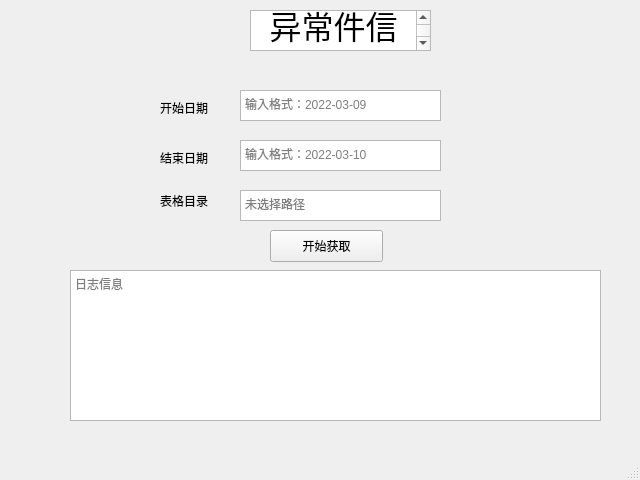
<?xml version="1.0" encoding="UTF-8"?>
<ui version="4.0">
 <class>MainWindow</class>
 <widget class="QMainWindow" name="MainWindow">
  <property name="geometry">
   <rect>
    <x>0</x>
    <y>0</y>
    <width>640</width>
    <height>480</height>
   </rect>
  </property>
  <property name="windowTitle">
   <string>MainWindow</string>
  </property>
  <widget class="QWidget" name="centralwidget">
   <widget class="QTextBrowser" name="textBrowser">
    <property name="geometry">
     <rect>
      <x>250</x>
      <y>10</y>
      <width>181</width>
      <height>41</height>
     </rect>
    </property>
    <property name="html">
     <string>&lt;!DOCTYPE HTML PUBLIC &quot;-//W3C//DTD HTML 4.0//EN&quot; &quot;http://www.w3.org/TR/REC-html40/strict.dtd&quot;&gt;
&lt;html&gt;&lt;head&gt;&lt;meta name=&quot;qrichtext&quot; content=&quot;1&quot; /&gt;&lt;style type=&quot;text/css&quot;&gt;
p, li { white-space: pre-wrap; }
&lt;/style&gt;&lt;/head&gt;&lt;body style=&quot; font-family:'.AppleSystemUIFont'; font-size:13pt; font-weight:400; font-style:normal;&quot;&gt;
&lt;p align=&quot;center&quot; style=&quot; margin-top:0px; margin-bottom:0px; margin-left:0px; margin-right:0px; -qt-block-indent:0; text-indent:0px;&quot;&gt;&lt;span style=&quot; font-size:24pt;&quot;&gt;异常件信息&lt;/span&gt;&lt;/p&gt;&lt;/body&gt;&lt;/html&gt;</string>
    </property>
   </widget>
   <widget class="QPlainTextEdit" name="plainTextEdit_2">
    <property name="geometry">
     <rect>
      <x>240</x>
      <y>140</y>
      <width>201</width>
      <height>31</height>
     </rect>
    </property>
    <property name="placeholderText">
     <string>输入格式：2022-03-10</string>
    </property>
   </widget>
   <widget class="QLabel" name="label_2">
    <property name="geometry">
     <rect>
      <x>160</x>
      <y>150</y>
      <width>60</width>
      <height>16</height>
     </rect>
    </property>
    <property name="text">
     <string>结束日期</string>
    </property>
   </widget>
   <widget class="QPushButton" name="pushButton">
    <property name="geometry">
     <rect>
      <x>270</x>
      <y>230</y>
      <width>113</width>
      <height>32</height>
     </rect>
    </property>
    <property name="text">
     <string>开始获取</string>
    </property>
   </widget>
   <widget class="QLabel" name="label">
    <property name="geometry">
     <rect>
      <x>160</x>
      <y>100</y>
      <width>60</width>
      <height>16</height>
     </rect>
    </property>
    <property name="text">
     <string>开始日期</string>
    </property>
   </widget>
   <widget class="QPlainTextEdit" name="plainTextEdit">
    <property name="geometry">
     <rect>
      <x>240</x>
      <y>90</y>
      <width>201</width>
      <height>31</height>
     </rect>
    </property>
    <property name="placeholderText">
     <string>输入格式：2022-03-09</string>
    </property>
   </widget>
   <widget class="QLabel" name="label_3">
    <property name="geometry">
     <rect>
      <x>160</x>
      <y>190</y>
      <width>60</width>
      <height>21</height>
     </rect>
    </property>
    <property name="text">
     <string>表格目录</string>
    </property>
   </widget>
   <widget class="QTextBrowser" name="textBrowser_2">
    <property name="geometry">
     <rect>
      <x>240</x>
      <y>190</y>
      <width>201</width>
      <height>31</height>
     </rect>
    </property>
    <property name="html">
     <string>&lt;!DOCTYPE HTML PUBLIC &quot;-//W3C//DTD HTML 4.0//EN&quot; &quot;http://www.w3.org/TR/REC-html40/strict.dtd&quot;&gt;
&lt;html&gt;&lt;head&gt;&lt;meta name=&quot;qrichtext&quot; content=&quot;1&quot; /&gt;&lt;style type=&quot;text/css&quot;&gt;
p, li { white-space: pre-wrap; }
&lt;/style&gt;&lt;/head&gt;&lt;body style=&quot; font-family:'.AppleSystemUIFont'; font-size:13pt; font-weight:400; font-style:normal;&quot;&gt;
&lt;p style=&quot;-qt-paragraph-type:empty; margin-top:0px; margin-bottom:0px; margin-left:0px; margin-right:0px; -qt-block-indent:0; text-indent:0px;&quot;&gt;&lt;br /&gt;&lt;/p&gt;&lt;/body&gt;&lt;/html&gt;</string>
    </property>
    <property name="placeholderText">
     <string>未选择路径</string>
    </property>
   </widget>
   <widget class="QTextBrowser" name="textBrowser_3">
    <property name="geometry">
     <rect>
      <x>70</x>
      <y>270</y>
      <width>531</width>
      <height>151</height>
     </rect>
    </property>
    <property name="placeholderText">
     <string>日志信息</string>
    </property>
   </widget>
  </widget>
  <widget class="QStatusBar" name="statusbar"/>
 </widget>
 <resources/>
 <connections/>
</ui>
